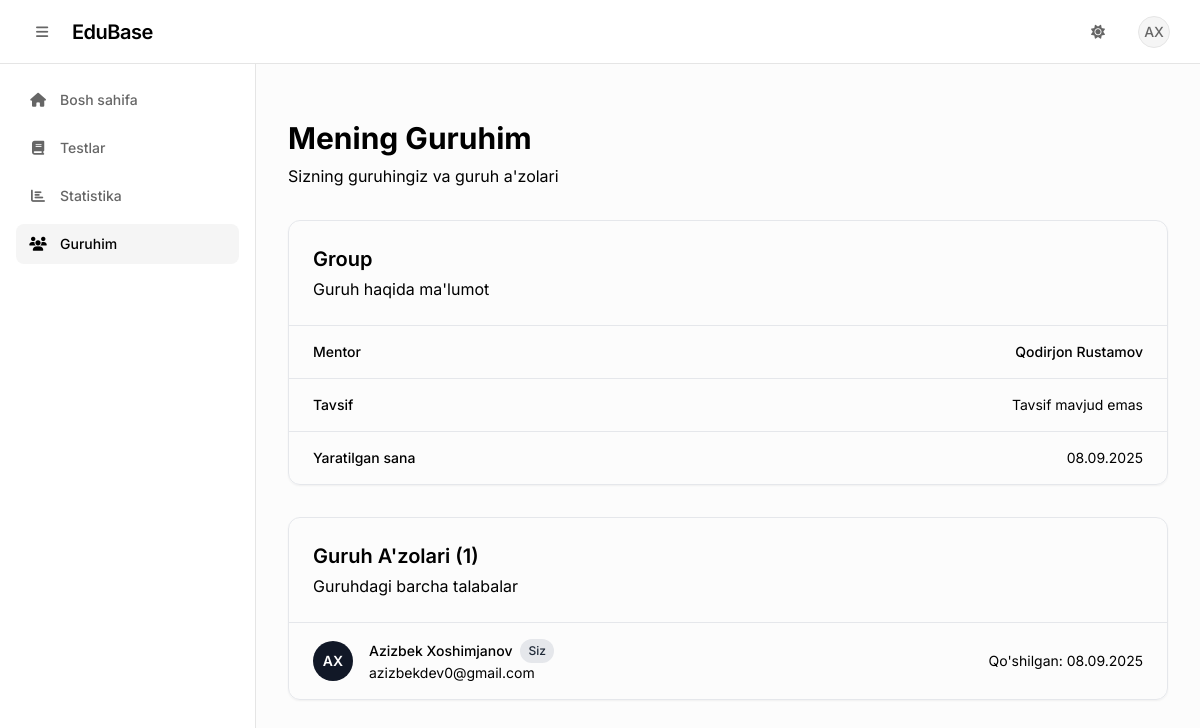
Page /groups/my-group/ (signed in) on the committed database.
### groups/models.py (models this page shows, shortened)
class GroupStudent(models.Model):
    group = models.ForeignKey(Group, on_delete=models.CASCADE, related_name='students')
    student = models.OneToOneField(
        User,
        on_delete=models.CASCADE,
        limit_choices_to={'profile__role': 'student'},
        related_name='student_group'
    )
    joined_at = models.DateTimeField(auto_now_add=True)
    class Meta:
        unique_together = ['group', 'student']

class Group(models.Model):
    name = models.CharField(max_length=255)
    mentor = models.ForeignKey(
        User,
        on_delete=models.CASCADE,
        limit_choices_to={'profile__role': 'mentor'},
        related_name='mentor_groups'  # endi mentor.groups orqali barcha guruhlarini olish mumkin
    )
    created_at = models.DateTimeField(auto_now_add=True)

### groups/views.py (the view)
# urls.py: path('my-group/', views.student_group, name='student_group'),
@login_required
def student_group(request):
    if request.user.profile.role != 'student':
        return redirect('dashboard')
    try:
        student_group = GroupStudent.objects.get(student=request.user)
        group_students = GroupStudent.objects.filter(group=student_group.group).select_related('student')
    except GroupStudent.DoesNotExist:
        student_group = None
        group_students = []
    context = {
        'student_group': student_group,
        'group_students': group_students,
    }
    return render(request, 'groups/student_group.html', context)

### templates/groups/student_group.html (shortened to what this page needs)
{% extends 'base.html' %}
{% block content %}
<div class="py-6">
    <div class="px-4 sm:px-0">
        <h1 class="text-3xl font-bold text-text-on-card">Mening Guruhim</h1>
        <p class="mt-2 text-subtle">Sizning guruhingiz va guruh a'zolari</p>
    </div>
    {% if student_group %}
    <div
        class="mt-8 bg-card border border-card rounded-xl shadow-sm hover:shadow-md transition-all duration-200 hover:scale-[1.01]">
        <div class="px-6 py-6 border-b border-card">
            <h3 class="text-xl font-semibold text-text-on-card">{{ student_group.group.name }}</h3>
            <p class="mt-1 text-subtle">Guruh haqida ma'lumot</p>
        </div>
        <div class="divide-y divide-card">
            <div class="px-6 py-4 flex flex-col sm:flex-row sm:items-center sm:justify-between">
                <dt class="text-sm font-medium text-subtle mb-1 sm:mb-0">Mentor</dt>
                <dd class="text-sm text-text-on-card font-medium">
                    {{ student_group.group.mentor.get_full_name|default:student_group.group.mentor.username }}</dd>
            </div>
            <div class="px-6 py-4 flex flex-col sm:flex-row sm:items-center sm:justify-between">
                <dt class="text-sm font-medium text-subtle mb-1 sm:mb-0">Tavsif</dt>
                <dd class="text-sm text-text-on-card">
                    {{ student_group.group.description|default:"Tavsif mavjud emas" }}</dd>
            </div>
            <div class="px-6 py-4 flex flex-col sm:flex-row sm:items-center sm:justify-between">
                <dt class="text-sm font-medium text-subtle mb-1 sm:mb-0">Yaratilgan sana</dt>
                <dd class="text-sm text-text-on-card">{{ student_group.group.created_at|date:"d.m.Y" }}</dd>
            </div>
        </div>
    </div>
    <div class="mt-8 bg-card border border-card rounded-xl shadow-sm">
        <div class="px-6 py-6 border-b border-card">
            <h3 class="text-xl font-semibold text-text-on-card">Guruh A'zolari ({{ group_students.count }})</h3>
            <p class="mt-1 text-subtle">Guruhdagi barcha talabalar</p>
        </div>
        {% if group_students %}
        <div class="divide-y divide-card">
            {% for student in group_students %}
            <div class="px-6 py-4 hover:bg-gray-50 dark:hover:bg-gray-800 transition-colors duration-200">
                <div class="flex items-center justify-between">
                    <div class="flex items-center space-x-4">
                        <div class="w-10 h-10 rounded-full bg-gray-900 dark:bg-white flex items-center justify-center">
                            <span class="text-sm font-semibold text-white dark:text-gray-900">
                                {{ student.student.first_name|first|upper }}{{ student.student.last_name|first|upper }}
                            </span>
                        </div>
                        <div>
                            <div class="flex items-center space-x-2">
                                <span class="text-sm font-medium text-text-on-card">
                                    {{ student.student.get_full_name|default:student.student.username }}
                                </span>
                                {% if student.student == request.user %}
                                <span
                                    class="inline-flex items-center px-2 py-1 rounded-full text-xs font-medium bg-gray-200 dark:bg-gray-700 text-gray-800 dark:text-gray-200">
                                    Siz
                                </span>
                                {% endif %}
                            </div>
                            <div class="text-sm text-subtle">
                                {{ student.student.email|default:"Email mavjud emas" }}</div>
                        </div>
                    </div>
                    <div class="text-sm text-subtle">
                        Qo'shilgan: {{ student.joined_at|date:"d.m.Y" }}
                    </div>
                </div>
            </div>
            {% endfor %}
        </div>
        {% endif %}
    </div>
    {% endif %}
</div>
{% endblock %}

### templates/base.html (shortened to what this page needs)
<!DOCTYPE html>
<html lang="uz" class="h-full">
<head>
  <script src="https://cdn.tailwindcss.com"></script>
  <link rel="stylesheet" href="https://cdnjs.cloudflare.com/ajax/libs/font-awesome/6.4.0/css/all.min.css">
</head>
<body class="bg-background text-foreground h-full antialiased">
  <nav
    class="fixed top-0 inset-x-0 h-16 bg-background/95 backdrop-blur supports-[backdrop-filter]:bg-background/60 border-b border-border z-30 flex items-center justify-between px-4 sm:px-6">
    <div class="flex items-center space-x-3">
      <button id="sidebarToggle"
        class="inline-flex items-center justify-center h-9 w-9 rounded-lg text-muted-foreground hover:bg-muted hover:text-foreground transition-colors focus:outline-none focus:ring-2 focus:ring-accent focus:ring-offset-2">
        <i class="fas fa-bars text-sm"></i>
      </button>
      <a href="{% url 'dashboard' %}" class="font-sans font-semibold text-xl tracking-tight text-foreground">EduBase</a>
    </div>
    <div class="flex items-center space-x-2 sm:space-x-4">
      <button id="themeToggle"
        class="inline-flex items-center justify-center h-9 w-9 rounded-lg text-muted-foreground hover:bg-muted hover:text-foreground transition-colors focus:outline-none focus:ring-2 focus:ring-accent focus:ring-offset-2">
        <i class="fas fa-sun block dark:hidden text-sm"></i>
      </button>
      {% if user.is_authenticated %}
      <div class="relative">
        <button id="userBtn"
          class="flex items-center space-x-2 p-1.5 rounded-lg hover:bg-muted transition-colors focus:outline-none focus:ring-2 focus:ring-accent focus:ring-offset-2">
          <div
            class="h-8 w-8 rounded-full bg-muted text-muted-foreground flex items-center justify-center text-sm font-medium border border-border">
            {{ user.first_name|first|upper }}{{ user.last_name|first|upper }}
          </div>
        </button>
      </div>
      {% endif %}
    </div>
  </nav>
  <div class="flex pt-16 h-full">
    <div class="layout-container w-full">
      {% if user.is_authenticated %}
      <div id="sidebarWrapper" class="sidebar-wrapper hidden">
        <aside id="sidebar" class="sidebar-transition bg-background border-r border-border w-full h-full sidebar-hidden"
          data-collapsed="false">
          <nav class="flex-1 p-4 space-y-2">
            {% with request.resolver_match.url_name as url_name %}
            {% if user.profile.role == 'mentor' %}
            <a href="{% url 'mentor_dashboard' %}"
              class="group relative flex items-center px-3 py-2.5 rounded-lg text-sm font-medium transition-all duration-200 {% if url_name == 'mentor_dashboard' %}bg-muted text-foreground{% else %}text-muted-foreground hover:bg-muted hover:text-foreground{% endif %}">
              <i class="fas fa-home w-5 text-center"></i>
              <span class="sidebar-label ml-3">Bosh sahifa</span>
              <span class="tooltip">Bosh sahifa</span>
            </a>
            <a href="{% url 'pending_reviews' %}"
              class="group relative flex items-center px-3 py-2.5 rounded-lg text-sm font-medium transition-all duration-200 {% if url_name == 'pending_reviews' %}bg-muted text-foreground{% else %}text-muted-foreground hover:bg-muted hover:text-foreground{% endif %}">
              <i class="fas fa-tasks w-5 text-center"></i>
              <span class="sidebar-label ml-3">Baholash</span>
              <span class="tooltip">Baholash</span>
            </a>
            <a href="{% url 'mentor_groups' %}"
              class="group relative flex items-center px-3 py-2.5 rounded-lg text-sm font-medium transition-all duration-200 {% if url_name == 'mentor_groups' %}bg-muted text-foreground{% else %}text-muted-foreground hover:bg-muted hover:text-foreground{% endif %}">
              <i class="fas fa-users w-5 text-center"></i>
              <span class="sidebar-label ml-3">Guruhlarim</span>
              <span class="tooltip">Guruhlarim</span>
            </a>
            <a href="{% url 'pending_reviews' %}"
              class="group relative flex items-center px-3 py-2.5 rounded-lg text-sm font-medium transition-all duration-200 {% if url_name == 'pending_reviews' %}bg-muted text-foreground{% else %}text-muted-foreground hover:bg-muted hover:text-foreground{% endif %}">
              <i class="fas fa-tasks w-5 text-center"></i>
              <span class="sidebar-label ml-3">Statistika</span>
              <span class="tooltip">Statistika</span>
            </a>
            {% elif user.profile.role == 'student' %}
            <a href="{% url 'student_dashboard' %}"
              class="group relative flex items-center px-3 py-2.5 rounded-lg text-sm font-medium transition-all duration-200 {% if url_name == 'student_dashboard' %}bg-muted text-foreground{% else %}text-muted-foreground hover:bg-muted hover:text-foreground{% endif %}">
              <i class="fas fa-home w-5 text-center"></i>
              <span class="sidebar-label ml-3">Bosh sahifa</span>
            </a>
            <a href="{% url 'exam_list' %}"
              class="group relative flex items-center px-3 py-2.5 rounded-lg text-sm font-medium transition-all duration-200 {% if url_name == 'exam_list' %}bg-muted text-foreground{% else %}text-muted-foreground hover:bg-muted hover:text-foreground{% endif %}">
              <i class="fas fa-book w-5 text-center"></i>
              <span class="sidebar-label ml-3">Testlar</span>
            </a>
            <a href="{% url 'my_attempts' %}"
              class="group relative flex items-center px-3 py-2.5 rounded-lg text-sm font-medium transition-all duration-200 {% if url_name == 'my_attempts' %}bg-muted text-foreground{% else %}text-muted-foreground hover:bg-muted hover:text-foreground{% endif %}">
              <i class="fas fa-chart-bar w-5 text-center"></i>
              <span class="sidebar-label ml-3">Statistika</span>
            </a>
            <a href="{% url 'student_group' %}"
              class="group relative flex items-center px-3 py-2.5 rounded-lg text-sm font-medium transition-all duration-200 {% if url_name == 'student_group' %}bg-muted text-foreground{% else %}text-muted-foreground hover:bg-muted hover:text-foreground{% endif %}">
              <i class="fas fa-users w-5 text-center"></i>
              <span class="sidebar-label ml-3">Guruhim</span>
            </a>
            {% endif %}
            {% endwith %}
          </nav>
        </aside>
      </div>
      {% endif %}
      <div class="main-content-wrapper">
        <main class="main-content">
          <div class="page-content h-full overflow-y-auto p-6 sm:p-8 bg-muted/30">
            <div class="mx-auto">
              {% block content %}{% endblock %}
            </div>
          </div>
        </main>
      </div>
    </div>
  </div>
</body>
</html>

### templates/base.html (style rules this page uses)
:root { font-family: "Inter", system-ui, sans-serif; }
.sidebar-transition { transition: transform 0.2s cubic-bezier(0.4, 0, 0.2, 1); }
.page-content { opacity: 0; transform: translateY(10px); animation: fadeInUp 0.2s ease forwards; }
.layout-container { display: flex; height: calc(100vh - 64px); position: relative; }
.sidebar-wrapper { flex-shrink: 0; width: 256px; transition: width 0.2s cubic-bezier(0.4, 0, 0.2, 1); }
.main-content-wrapper { flex: 1; min-width: 0; overflow: hidden; }
.main-content { height: 100%; overflow-y: auto; }

### rows in the picture
GroupStudent: group.name "Group", group.mentor.get_full_name "Qodirjon Rustamov", group.description "Tavsif mavjud emas", group.created_at "08.09.2025", student.first_name|first "A", student.last_name|first "X", student.get_full_name "Azizbek Xoshimjanov", shows "Siz", student.email "azizbekdev0@gmail.com", joined_at "08.09.2025"

### other values in the picture
{{ user.first_name|first|upper }} "A"
{{ user.last_name|first|upper }} "X"
{{ group_students.count }} "1"
